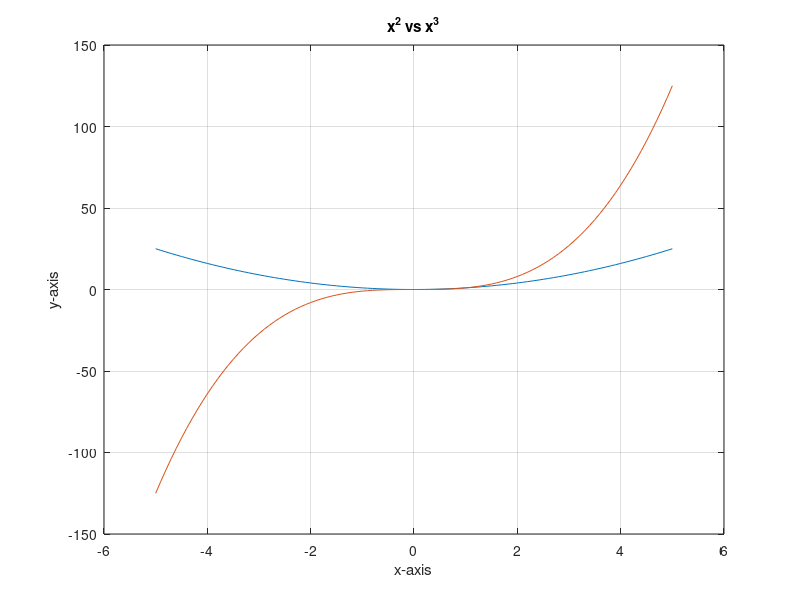

This figure's MATLAB source:
x1 = -5 : 0.1 : 5;
y1 = x1 .^ 2;
plot(x1, y1);

hold on

x2 = -5 : 0.1 : 5;
y2 = x2 .^ 3;
plot(x2, y2);

grid on;
title('x^2 vs x^3');
xlabel('x-axis');
ylabel('y-axis');
